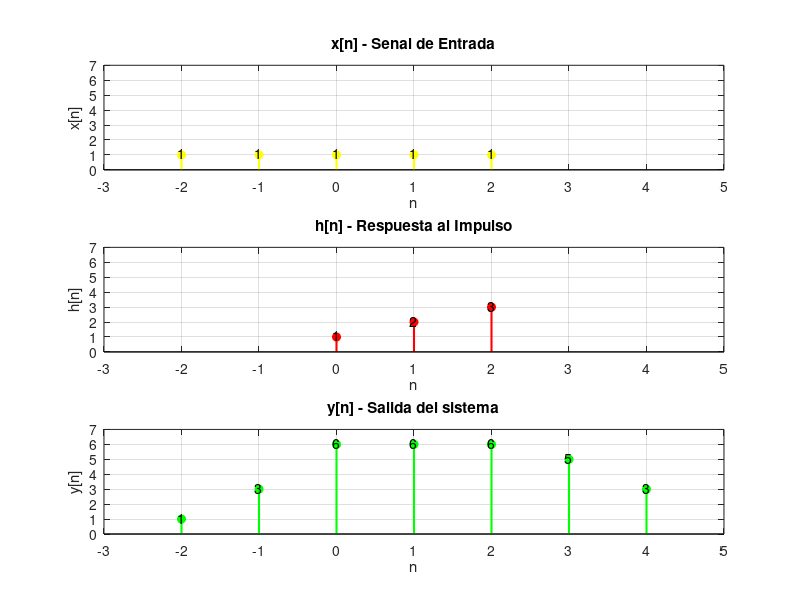

MATLAB code to generate this figure:
#limpiar variables, ventanas y consola
clear; close all; clc;


#definimos intervalos de tiempo [desde;hasta]
%para la senal x
nx = -2:2;
%para la senal h
nh = 0:2;


# Señales de Pulsos rectangulares
% senal de pulsos unitarios con longitud = vector nx
x = ones(1, length(nx));
%h = randi([1 3], 1, length(nh));
h = [1,2,3];

# Convolución
y = conv(x, h);
%en cual rango se hizo la convolucion
ny = nx(1) + nh(1) : nx(end) + nh(end);

# Rango para todos los gráficos - valor n
t_min = min([nx, nh, ny]) - 1;
t_max = max([nx, nh, ny])+ 1;


%Definimos valor máximo eje y
valor_maximo = max([x, h, y]) + 1;

% Crear ventana
figure('Position', [100, 100, 700, 580]);

# Senal x[n]
subplot(3,1,1);
stem(nx, x, 'filled', 'y', 'LineWidth', 1.5);
xlim([t_min t_max]);
xticks(t_min:t_max);
ylim([0 valor_maximo]);
title('x[n] - Senal de Entrada');
xlabel('n'); ylabel('x[n]');
grid on;
for k = 1:length(nx)
    text(nx(k), x(k)+0.1, num2str(x(k)), 'HorizontalAlignment', 'center');
end

#Senal h[n]
subplot(3,1,2);
stem(nh, h, 'filled', 'r', 'LineWidth', 1.5);
xlim([t_min t_max]);
xticks(t_min:t_max);
ylim([0 valor_maximo]);
title('h[n] - Respuesta al Impulso');
xlabel('n'); ylabel('h[n]');
grid on;
for k = 1:length(nh)
    text(nh(k), h(k)+0.1, num2str(h(k)), 'HorizontalAlignment', 'center');
end

% y[n]
subplot(3,1,3);
stem(ny, y, 'filled', 'g', 'LineWidth', 1.5);
xlim([t_min t_max]);
xticks(t_min:t_max);
ylim([0 valor_maximo]);
title('y[n] - Salida del sistema');
xlabel('n'); ylabel('y[n]');
grid on;
for k = 1:length(ny)
    text(ny(k), y(k)+0.1, num2str(y(k)), 'HorizontalAlignment', 'center');
end
